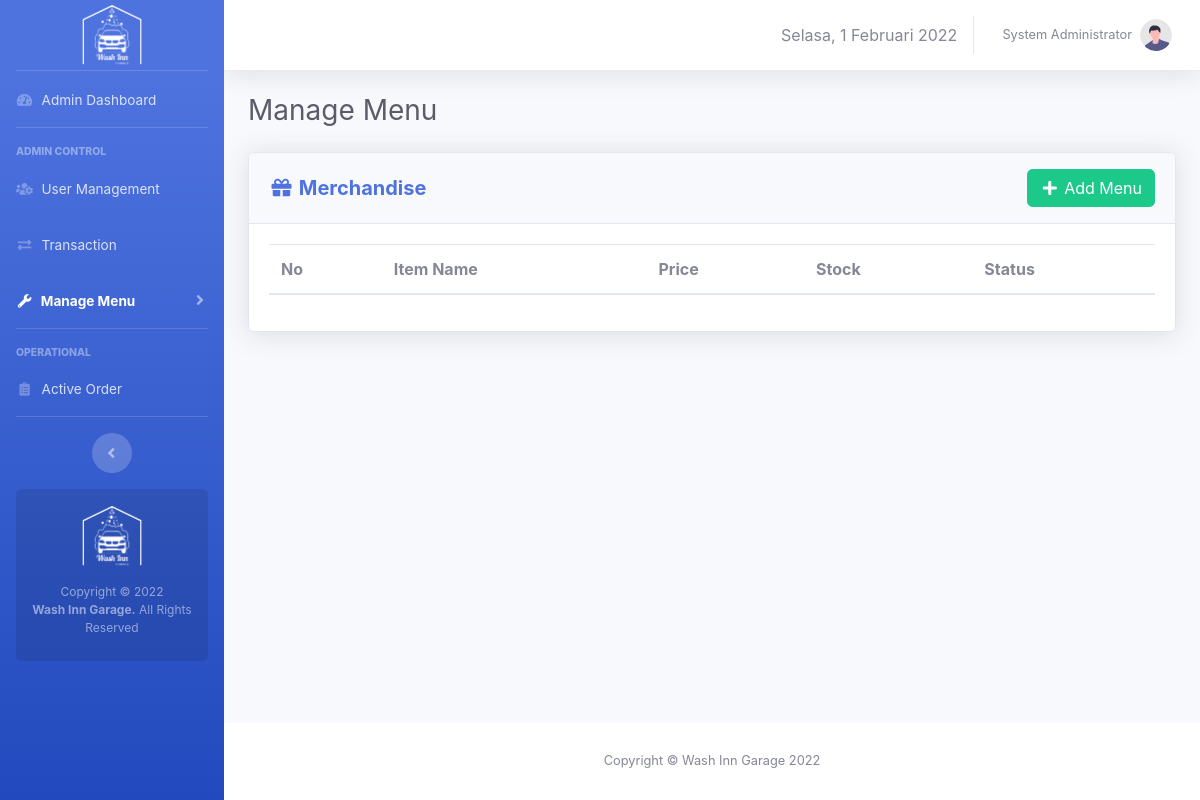
The page /admin/merch-menu.php (signed in) on the database as committed earlier.
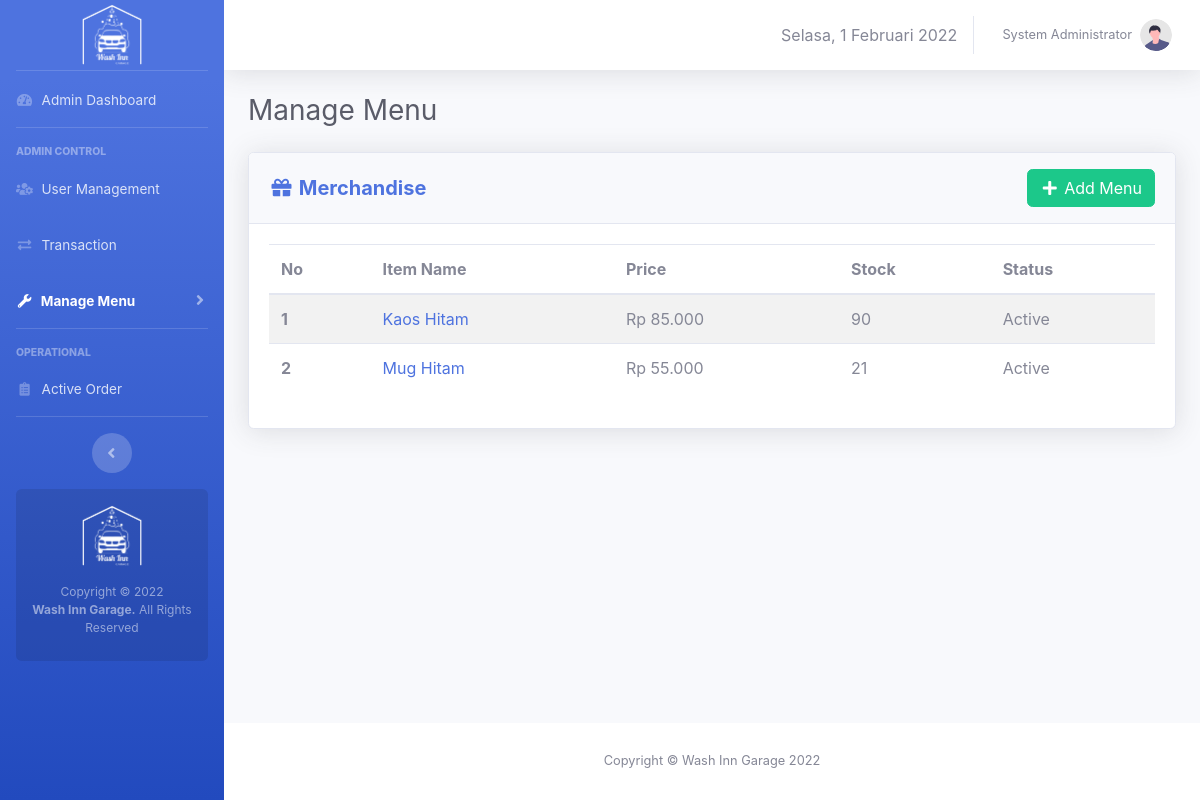
The same page on the database as committed later.
### tables this page shows
CREATE TABLE `users` (
  `id` int(11) NOT NULL,
  `fullname` varchar(50) NOT NULL,
  `email` varchar(50) NOT NULL,
  `phone` varchar(15) NOT NULL DEFAULT 'n/a',
  `username` varchar(50) NOT NULL,
  `role` enum('admin','operator') NOT NULL,
  `password` varchar(255) NOT NULL
);

CREATE TABLE `menus` (
  `id` int(10) NOT NULL,
  `type` enum('service','merchandise','food','beverage') NOT NULL,
  `category` enum('Car','Motorcycle') DEFAULT NULL,
  `name` varchar(50) NOT NULL,
  `price` int(20) NOT NULL,
  `image` varchar(100) DEFAULT 'no-thumbnail.jpg',
  `description` varchar(1000) DEFAULT NULL,
  `stock` int(10) DEFAULT NULL,
  `poin` int(11) NOT NULL,
  `status` enum('active','inactive','out of stock') NOT NULL
);

### core/init.php (called while the page is built, shortened)
<?php
if (!empty($_SERVER['HTTPS']) && ('on' == $_SERVER['HTTPS'])) {
  $home = 'https://';
} else {
  $home = 'http://';
}
$home   .= $_SERVER['HTTP_HOST'] . '/washinngarage';
$assets  = $home . '/assets';

### admin/admin-only.php (called while the page is built)
<?php
	require_once '../core/init.php';
	if (isset($_SESSION['wig_user'])) {
		$username = $_SESSION['wig_user'];
		if (checkRole($username) != 'admin') {
			header("Location: ".$home."/operator/");
		}
	}else{
		header("Location: ".$home."/login.php");
	}
	$current_user = $_SESSION['wig_user']
?>

### core/user.php (called while the page is built, shortened)
<?php
function checkRole($username)
{
	global $link;
	$username = mysqli_real_escape_string($link, $username);
	$query = "SELECT role FROM users WHERE username = '$username'";
	$result = mysqli_query($link, $query);
	$data 	= mysqli_fetch_assoc($result);
	return $data['role'];
}
function getUserByUsername($username){
	global $link;
	$username = mysqli_real_escape_string($link, $username);
	$query = "SELECT * FROM users WHERE username = '$username'";
	$result = mysqli_query($link, $query);
	$data = mysqli_fetch_assoc($result);
	return $data;
}
 ?>

### admin/merch-menu.php (the view, shortened to what this page needs)
<?php
require_once 'admin-only.php';
$activePageLvl = 3;
$i = 1;
$query_getMerchandise = "SELECT * FROM menus WHERE type = 'merchandise'";
$execute_getMerchandise = mysqli_query($link, $query_getMerchandise);
?>
<!DOCTYPE html>
<html>
<head>
  <link rel="stylesheet" type="text/css" href="<?= $assets ?>/css/sb-admin-2.min.css">
  <link href="<?= $assets ?>/vendor/fontawesome-free/css/all.min.css" rel="stylesheet" type="text/css">
  <link href="<?= $assets ?>/vendor/datatables/dataTables.bootstrap4.min.css" rel="stylesheet">
</head>
<body class="page-top">
  <div id="wrapper">
    <?php require_once 'view-template/sidebar.php'; ?>
    <div id="content-wrapper" class="d-flex flex-column">
      <div id="content">
        <?php require_once 'view-template/topbar.php'; ?>
        <div class="container-fluid">
          <div class="d-sm-flex align-items-center justify-content-between mb-4">
            <h1 class="h3 mb-0 text-gray-800">Manage Menu </h1>
          </div>
          <div class="row">
            <div class="col-xl-12 col-lg-12" id="panelUtama">
              <div class="card shadow mb-4">
                <div class="card-header py-3 d-flex flex-row align-items-center justify-content-between">
                  <h5 class="m-0 font-weight-bold text-primary"><i class="fas fa-gift fa-fw"></i> Merchandise</h5>
                  <a data-toggle="modal" data-target="#addMenuModal" class="btn btn-success"><i class="fas fa-plus fa-fw"></i> Add Menu</a>
                </div>
                <div class="card-body">
                  <table class="table table-striped" id="services">
                    <thead>
                      <tr>
                        <th scope="col">No</th>
                        <th scope="col">Item Name</th>
                        <th scope="col">Price</th>
                        <th scope="col">Stock</th>
                        <th scope="col">Status</th>
                      </tr>
                    </thead>
                    <tbody>
                      <?php while ($merch = mysqli_fetch_assoc($execute_getMerchandise)) {
                        $status = ($merch['status'] == 'active') ? 'Active' : 'Inactive';
                        $type = ($merch['type'] == 'merchandise') ? 'Merchandise' : 'other';
                        $price = 'Rp ' . number_format($merch['price'], 0, ',', '.')
                      ?>
                        <tr onclick="openDetail('<?= $merch['image'] . '\',\'' . $merch['name'] . '\',\'' . $type . '\',\'' . $merch['stock'] . '\',\'' . $price . '\',\'' . $status . '\',\'' . $merch['description'] . '\',\'' . $merch['id'] . '\',\'' . $merch['price'] . '\',\'' . $merch['poin'] ?>')">
                          <th scope="row"><?= $i ?></th>
                          <td><a href="#" class="text-decoration-none"><?= $merch['name'] ?></a></td>
                          <td><?= $price ?></td>
                          <td><?= $merch['stock'] ?></td>
                          <td><?= $status ?></td>
                        </tr>
                      <?php $i++;
                      } ?>
                    </tbody>
                  </table>
                </div>
              </div>
            </div>
          </div>
        </div>
      </div>
      <?php require_once "view-template/footer.php" ?>
    </div>
  </div>
</body>
</html>

### admin/view-template/sidebar.php (shortened to what this page needs)
<?php
    if ($activePageLvl == 0) {
        $lvl0 = 'active';
    }elseif ($activePageLvl == 1) {
         $lvl1 = 'active';
    }elseif ($activePageLvl == 2) {
         $lvl2 = 'active';
    }elseif ($activePageLvl == 3) {
         $lvl3 = 'active';
    }elseif ($activePageLvl == 4) {
         $lvl4 = 'active';
    }
?>
<ul class="navbar-nav bg-gradient-primary sidebar sidebar-dark accordion" id="accordionSidebar">
    <a class="sidebar-brand d-flex align-items-center justify-content-center" href="index.html">
        <div class="sidebar-brand-icon">
            <img src="<?=$assets?>/img/logo-white.png" width=60px>
        </div>
    </a>
    <hr class="sidebar-divider my-0">
    <li class="nav-item <?=$lvl0?>">
        <a class="nav-link" href="<?=$home?>/admin">
            <i class="fas fa-fw fa-tachometer-alt"></i>
            <span>Admin Dashboard</span>
        </a>
    </li>
    <hr class="sidebar-divider">
    <div class="sidebar-heading">
        Admin Control
    </div>
    <li class="nav-item <?=$lvl1?>">
        <a class="nav-link" href="manage-user.php">
            <i class="fas fa-fw fa-users-cog"></i>
            <span>User Management</span>
        </a>
    </li>
    <li class="nav-item <?=$lvl2?>">
        <a class="nav-link" href="manage-user.php">
            <i class="fas fa-fw fa-exchange-alt"></i>
            <span>Transaction</span>
        </a>
    </li>
    <li class="nav-item <?=$lvl3?>">
        <a class="nav-link collapsed" href="#" data-toggle="collapse" data-target="#collapseMenu"
            aria-expanded="true" aria-controls="collapseMenu">
            <i class="fas fa-fw fa-wrench"></i>
            <span>Manage Menu</span>
        </a>
    </li>
    <hr class="sidebar-divider">
    <div class="sidebar-heading">
        Operational
    </div>
    <li class="nav-item <?=$lvl4?>">
        <a class="nav-link" href="charts.html">
            <i class="fas fa-fw fa-clipboard-list"></i>
            <span>Active Order</span></a>
    </li>
    <hr class="sidebar-divider d-none d-md-block">
    <div class="text-center d-none d-md-inline">
        <button class="rounded-circle border-0" id="sidebarToggle"></button>
    </div>
    <div class="sidebar-card d-none d-lg-flex">
        <img class="mb-3" src="<?=$assets?>/img/logo-white.png" width=60px>
        <p class="text-center mb-2">Copyright &copy; 2022 <br><strong>Wash Inn Garage.</strong> All Rights Reserved</p>
    </div>
</ul>

### admin/view-template/topbar.php (shortened to what this page needs)
<?php
    $userdetail = getUserByUsername($current_user);
?>
<nav class="navbar navbar-expand navbar-light bg-white topbar mb-4 static-top shadow">
    <ul class="navbar-nav ml-auto">
        <li class="nav-item d-none d-lg-inline my-auto">
            <span id="tgl"></span>
        </li>
        <li class="nav-item dropdown no-arrow">
            <a class="nav-link dropdown-toggle" href="#" id="userDropdown" role="button"
                data-toggle="dropdown" aria-haspopup="true" aria-expanded="false">
                <span class="mr-2 d-none d-lg-inline text-gray-600 small"><?= $userdetail['fullname'] ?></span>
                <img class="img-profile rounded-circle"
                    src="<?=$assets?>/img/undraw_profile.svg">
            </a>
        </li>
    </ul>
</nav>

### admin/view-template/footer.php
<footer class="sticky-footer bg-white">
    <div class="container my-auto">
        <div class="copyright text-center my-auto">
            <span>Copyright &copy; Wash Inn Garage 2022</span>
        </div>
    </div>
</footer>

Rows that differ between the two databases and show on the page:
added menus: name "Kaos Hitam", price "Rp 85.000", stock "90", status "Active"
added menus: name "Mug Hitam", price "Rp 55.000", stock "21", status "Active"
